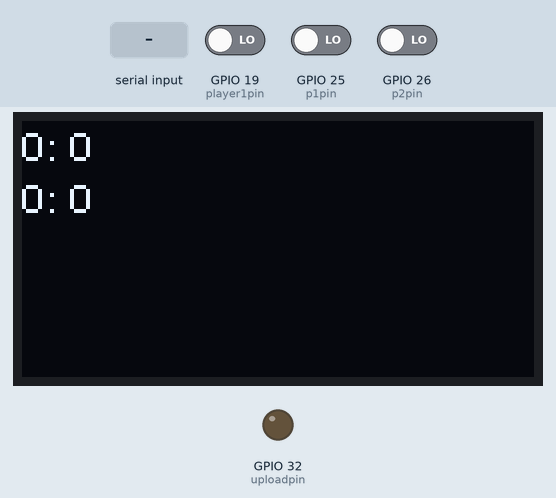
A sketch run on a simulated ESP32. Shown: 128×64 one-colour display, output pins drawn as LEDs (lit = HIGH). The inputs (shaded band) are chosen by the test bench; at power-on: GPIO 25 (p1pin) LOW, GPIO 19 (player1pin) LOW, GPIO 26 (p2pin) LOW. Nothing arrives over Bluetooth unless stated; what the sketch prints to the serial monitor is not drawn.

Above: at 2.8 s.
2.9 s: GPIO 25 (p1pin) driven HIGH
At 3.8 s:
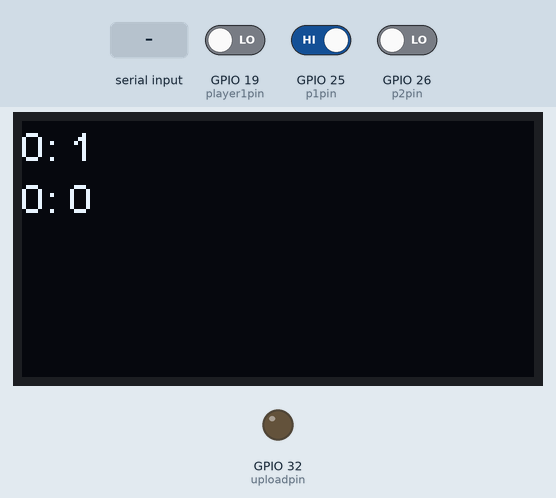
5.5 s: GPIO 19 (player1pin) driven HIGH
At 7.3 s:
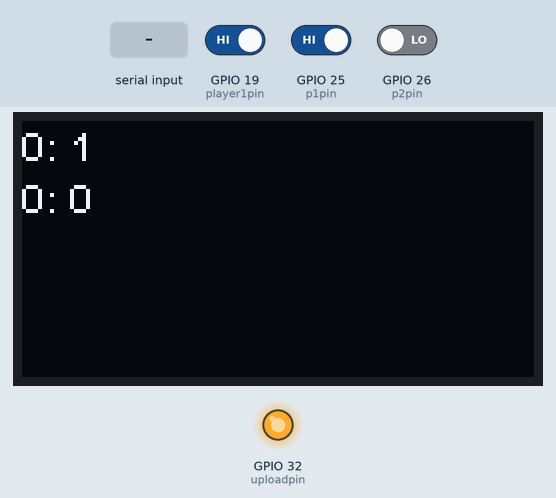
8.3 s: "0\n" received over the second serial link
At 11.7 s:
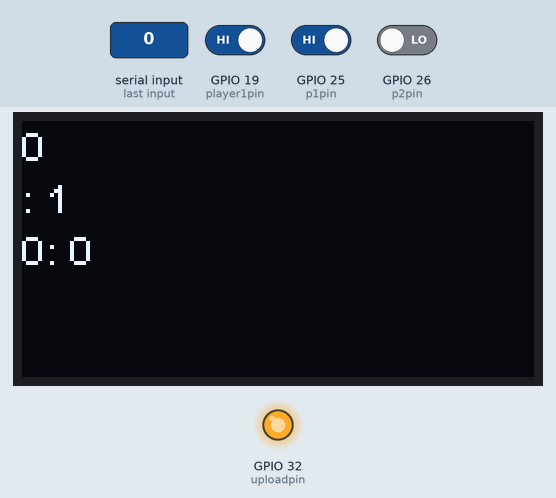
12.4 s: "1\n" received over the second serial link
At 16.2 s:
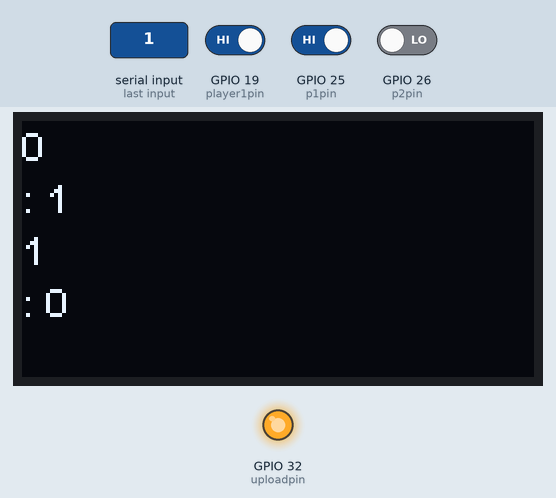
16.5 s: GPIO 19 (player1pin) driven LOW
At 17.4 s:
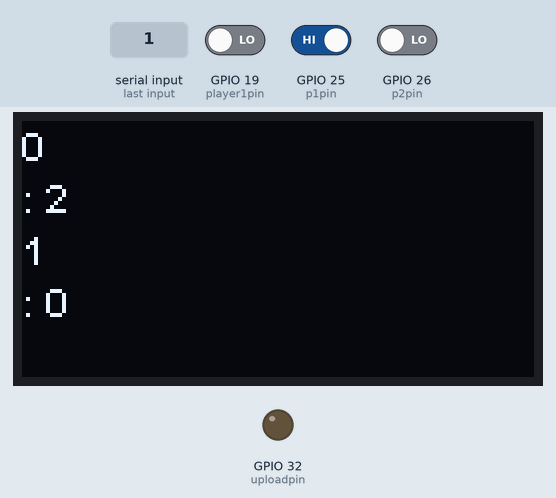
Timing chart, 0 to 19.5 s (numbered marks = the images above; inputs shaded):
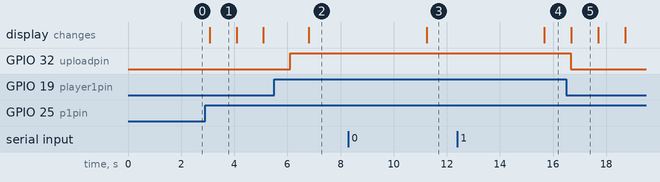

Measured:
- after the input at 2.9 s, the display: changes after 0.17 s (image 1)
- after the input at 5.5 s, GPIO 32 (uploadpin): LOW → HIGH after 0.60 s
- after the input at 8.3 s, the display: changes after 2.9 s (image 3)
- after the input at 12.4 s, the display: changes after 3.3 s (image 4)
- after the input at 16.5 s, GPIO 32 (uploadpin): HIGH → LOW after 0.17 s; the display: changes after 0.19 s (image 5)
- what the display in image 1 shows lasts 1.0 s, from 3.1 s to 4.1 s

The sketch:

finalbt1.ino
```cpp
#include <Wire.h>
#include "SSD1306.h"
#include <BluetoothSerial.h>
BluetoothSerial SerialBT;

SSD1306  display(0x3c, 21, 22);
String player1name = "0", player2name = "0";
int p1pin= 25;
int p2pin= 26;
int uploadpin=32;
int player1pin = 19;


int p1mark=0;
int p2mark=0;
bool ing=0;
void setup() {
  // put your setup code here, to run once:
  Serial.begin(115200);
display.init();
pinMode(player1pin ,INPUT);


pinMode(p1pin, INPUT);
pinMode(p2pin, INPUT);
pinMode(uploadpin,OUTPUT);

SerialBT.begin("Scarlett");

}
bool player1 = 0;
int t = 0;

void loop() {
  if (SerialBT.available()) {
    if(player1name == "0"){
      player1name = SerialBT.readString();
    }else{
      player2name = SerialBT.readString();
    }
  }
  int player1Value=digitalRead(player1pin);

 /* if(player1Value == HIGH){
    player1 = 1;

  }else{
    player1=0;
  }

  if(player1 == 1 ){
    t = 0;
    Serial.println("MATCH START!");

  }

  if(t >= 30 && (player1 != 1)){
    t = 0;
    player1 =  0;
    Serial.println("timeout!no match");
  }else{
    t += 1;
  }

  if(player1 == 1){
    Serial.println("player: ready!");
  }else{
    Serial.println("player: not ready");
  }
*/
Serial.println(player1Value);
  if((player1Value==HIGH)&&(p1mark!=0||p2mark!=0)){
    digitalWrite(uploadpin,HIGH);
    Serial.println("upload ing");
    delay(700);
    player1Value=LOW;
    p1mark=0;
    p2mark=0;

  }else{
    Serial.println("no mark");
    digitalWrite(uploadpin,LOW);
  }

  if(digitalRead(p1pin)==HIGH){
    p1mark++;
  }else if (digitalRead(p2pin)==HIGH){
    p2mark++;
  }


  // put your main code here, to run repeatedly:
  display.clear();
  display.drawString(0,0, String(player1name)+": " + String(p1mark)+"\n"+String(player2name)+": " + String(p2mark));
  display.display();
  delay(1000);
}
```
